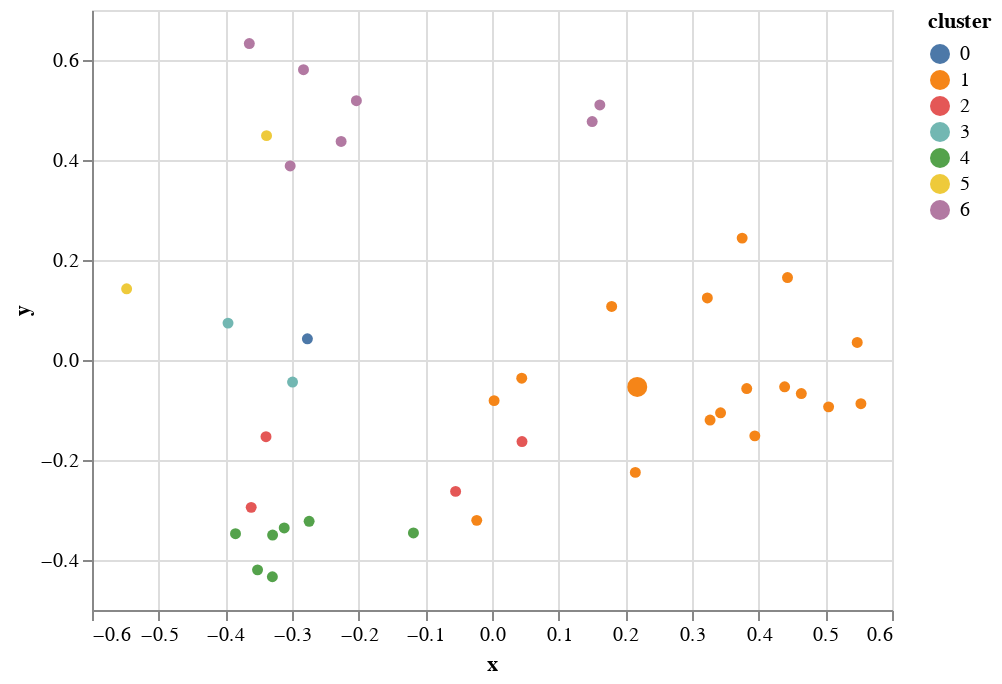

The code cell stored with this chart in its notebook:
### Code cell
alt.Chart(df).mark_circle().encode(
    x='x:Q',
    y='y:Q',
    color='cluster:N',
    opacity=alt.value(1),
    size=alt.condition(alt.datum.is_question, alt.value(100), alt.value(30)),
    tooltip='sentence'
)

### Figure 1 — Vega-Lite specification as saved in the notebook (floating-point values rounded to 4 significant figures)
{"config": {"view": {"continuousWidth": 400, "continuousHeight": 300}}, "data": {"name": "data-3a063041879a199b6c8b403f5f923878"}, "mark": "circle", "encoding": {"color": {"field": "cluster", "type": "nominal"}, "opacity": {"value": 1}, "size": {"condition": {"value": 100, "test": "datum.is_question"}, "value": 30}, "tooltip": {"field": "sentence", "type": "nominal"}, "x": {"field": "x", "type": "quantitative"}, "y": {"field": "y", "type": "quantitative"}}, "$schema": "https://vega.github.io/schema/vega-lite/v4.17.0.json", "datasets": {"data-3a063041879a199b6c8b403f5f923878": [{"x": 0.3271, "y": -0.1201, "sentence": "syncope is caused by transient diffuse cerebral hypoperfusion and is characterized by transient loss of consciousness with a rapid onset followed by spontaneous and complete recovery . ", "cluster": 1, "is_question": false}, {"x": 0.215, "y": -0.2248, "sentence": " clinical features of syncope may include myoclonic jerks which are often multifocal and asynchronous , convulsions , and urinary incontinence , making it difficult to differentiate from epileptic seizure by clinical features alone . ", "cluster": 1, "is_question": false}, {"x": 0.04502, "y": -0.163, "sentence": " significant fluctuations in cerebral perfusion pressure are prevented by autoregulation of cerebral circulation , but there may be conditions where such mechanism may not compensate adequately . ", "cluster": 2, "is_question": false}, {"x": 0.5478, "y": 0.03517, "sentence": " cough syncope , a rare form of syncope , may be a result of transient failure of the cerebral autoregulatory mechanism to cope with sudden decrease in cerebral blood flow . ", "cluster": 1, "is_question": false}, {"x": 0.1502, "y": 0.4768, "sentence": " we present an unusual case of recurrent cough syncope , which was initially diagnosed and treated as seizures , in the context of a left - sided glomus jugulare tumor , a benign paraganglioma . ", "cluster": 6, "is_question": false}, {"x": -0.3027, "y": 0.3882, "sentence": " a 43-year - old right - handed woman with history of glomus jugulare tumor in the left jugular fossa with intracranial extension into the posterior cranial fossa was transferred from another hospital for recurrent seizure - like spells . ", "cluster": 6, "is_question": false}, {"x": -0.5481, "y": 0.1424, "sentence": " she had a 90% surgical resection of the tumor done in 2011 followed by radiation therapy in september 2012 . ", "cluster": 5, "is_question": false}, {"x": -0.3117, "y": -0.3359, "sentence": " her episodes occurred multiple times a day ( 7 per day on average ) during wakeful state . ", "cluster": 4, "is_question": false}, {"x": 0.0446, "y": -0.03645, "sentence": " they were triggered by coughing ( usually a bout of cough ) and were characterized by staring and unresponsiveness as well as stiffening of the body with mild shaking of both upper extremities . ", "cluster": 1, "is_question": false}, {"x": -0.3847, "y": -0.3475, "sentence": " she was diagnosed with epileptic seizures but continued to have episodes during treatment with the antiepileptic drugs ( aeds ) phenytoin , levetiracetam , and lamotrigine . ", "cluster": 4, "is_question": false}, {"x": -0.3517, "y": -0.4197, "sentence": " escalation of aed therapy made her increasingly drowsy , and she was on all three aforementioned aeds at the time of presentation . ", "cluster": 4, "is_question": false}, {"x": -0.339, "y": -0.1534, "sentence": " her physical examination was remarkable for excessive drowsiness , mild dysarthria , right sixth cranial nerve palsy , mild hypertonia with hyperreflexia in the lower extremities ( left more than right ) , and bilateral ( left more than right ) ankle clonus . ", "cluster": 2, "is_question": false}, {"x": -0.2992, "y": -0.04407, "sentence": " she had a lumbar puncture done at the outside hospital , and the opening cerebrospinal fluid ( csf ) pressure was reported to be 25  cm . ", "cluster": 3, "is_question": false}, {"x": -0.3612, "y": -0.2947, "sentence": " blood work was also unremarkable except for mild anemia ( hemoglobin : 9.4  g / dl ) , mild hyponatremia ( 132  meq / l ) , and mild hypokalemia ( 3.1  meq / l ) . ", "cluster": 2, "is_question": false}, {"x": -0.3291, "y": -0.3502, "sentence": " antiepileptic drug levels were within therapeutic range ( free phenytoin : 1.3  g / ml , levetiracetam : 5.9  g / ml , and lamotrigine : 2.3  g / ml ) . ", "cluster": 4, "is_question": false}, {"x": 0.003137, "y": -0.08127, "sentence": " all started with a bout of cough when the patient was lying in bed ( in supine or in lateral position ) which was followed by brief ( less than a minute ) distal upper extremity tremor and subtle proximal upper extremity myoclonic jerks and prolonged unresponsiveness for up to 10  min . ", "cluster": 1, "is_question": false}, {"x": -0.05458, "y": -0.2628, "sentence": " all of these episodes were associated with hypotension ( 7278/3147  mm of hg as revealed by continuous arterial pressure monitoring ) and bradycardia ( 5459  bpm ) . ", "cluster": 2, "is_question": false}, {"x": -0.02289, "y": -0.3207, "sentence": " the eeg during the spells was characterized by generalized synchronous and asynchronous high amplitude 1- to 2-hz delta activity which progressed to generalized attenuation and then transitioned to generalized delta activity again with recovery ( fig .  1 ) . ", "cluster": 1, "is_question": false}, {"x": -0.2828, "y": 0.5805, "sentence": " a head ct showed recurrence of the glomus jugulare tumor and communicating hydrocephalus . an external ventricular drain ( evd ) ", "cluster": 6, "is_question": false}, {"x": -0.3294, "y": -0.4335, "sentence": " after placement of the evd , her drowsiness gradually started to improve , and episodes decreased in frequency to one per day . ", "cluster": 4, "is_question": false}, {"x": -0.2263, "y": 0.4371, "sentence": " 3 showed an enhancing t2 hyperintense left skull base mass in the region of the left jugular foramen with extension into the posterior cranial fossa and below the base of the skull . ", "cluster": 6, "is_question": false}, {"x": -0.396, "y": 0.07378, "sentence": " brain imaging showed evidence of hydrocephalus that had increased compared with her previous brain imaging done 2  months back . ", "cluster": 3, "is_question": false}, {"x": -0.2743, "y": -0.3227, "sentence": " her mental status continued to improve , and she had only one mild episode triggered by cough during the next two days before her discharge . ", "cluster": 4, "is_question": false}, {"x": -0.3382, "y": 0.4487, "sentence": " repeat surgical resection of the tumor was recommended by the otolaryngology team , which the patient declined . ", "cluster": 5, "is_question": false}, {"x": 0.4389, "y": -0.05361, "sentence": " based on the clinical features and eeg findings , the episodes observed in our patient are most consistent with cough syncope . ", "cluster": 1, "is_question": false}, {"x": 0.5534, "y": -0.08739, "sentence": " the mechanism underlying cough syncope is not definitively established , but it is postulated that coughing increases intrathoracic and intraabdominal pressures leading to a transient increase in icp . increased icp , in turn , causes a decrease in cerebral perfusion pressure which , if it drops below a critical level , may result in global cerebral hypoperfusion leading to syncope . ", "cluster": 1, "is_question": false}, {"x": 0.5049, "y": -0.09373, "sentence": " transient cerebral circulatory arrest has been demonstrated by transcranial doppler measurements during cough syncope . our patient also had a drop in blood pressure and heart rate but probably not sufficient to cause syncope by itself . ", "cluster": 1, "is_question": false}, {"x": 0.3752, "y": 0.2438, "sentence": " cough syncope has been associated with posterior fossa mass lesions or tonsillar herniation and with hydrocephalus . ", "cluster": 1, "is_question": false}, {"x": 0.1795, "y": 0.1071, "sentence": " it may be speculated that bouts of cough caused transient herniation of cerebellar tonsils obstructing csf flow that further contributed to the increase in icp during coughing . ", "cluster": 1, "is_question": false}, {"x": -0.1178, "y": -0.3458, "sentence": " decrease in frequency of events following placement of evd to relieve icp lends support to this notion . ", "cluster": 4, "is_question": false}, {"x": -0.364, "y": 0.6329, "sentence": " paragangliomas are rare tumors of extraadrenal chromaffin cell origin that most commonly occur in the head and neck region . ", "cluster": 6, "is_question": false}, {"x": -0.2034, "y": 0.5186, "sentence": " catecholamine - hypersecreting paraganglionomas are uncommon in the head and neck region , and most patients ( 95% ) with hypersecreting paraganglionomas have hypertension . ", "cluster": 6, "is_question": false}, {"x": 0.3942, "y": -0.1517, "sentence": " hypotension accompanying syncope observed in our patient was not orthostasis - related ( the patient was always supine during spells ) and was most likely related to cough . ", "cluster": 1, "is_question": false}, {"x": 0.3821, "y": -0.05703, "sentence": " identified a subset of patients with cough syncope who lacked a blood pressure overshoot ( expected response ) after the relief of straining during valsalva maneuver . ", "cluster": 1, "is_question": false}, {"x": 0.464, "y": -0.06717, "sentence": " the authors postulate that cough syncope in these patients might be the result of delayed recovery from hypotension that follows a paroxysm of cough , and this was likely contributing to global cerebral hypoperfusion in our patient . ", "cluster": 1, "is_question": false}, {"x": 0.4433, "y": 0.1648, "sentence": " this case highlights the fact that cough syncope , a rare form of syncope , may be associated with intracranial mass lesions that indirectly exaggerate the increase in icp in response to cough . ", "cluster": 1, "is_question": false}, {"x": 0.1618, "y": 0.5102, "sentence": " glomus caroticum tumor presenting as recurrent unexplained syncope   and posterior fossa meningioma presenting as recurrent cough syncope   have been described . ", "cluster": 6, "is_question": false}, {"x": 0.323, "y": 0.1241, "sentence": " recurrent cough syncope should trigger search for factors , including brain tumors , with the potential to cause transient elevation in icp . ", "cluster": 1, "is_question": false}, {"x": 0.3429, "y": -0.1056, "sentence": " this case also illustrates an important role for ceeg monitoring with video in distinguishing syncope from seizures in cough syncope cases . ", "cluster": 1, "is_question": false}, {"x": -0.2769, "y": 0.0423, "sentence": " ", "cluster": 0, "is_question": false}, {"x": 0.2179, "y": -0.05375, "sentence": "What are the symptoms of syncope?", "cluster": 1, "is_question": true}]}}
